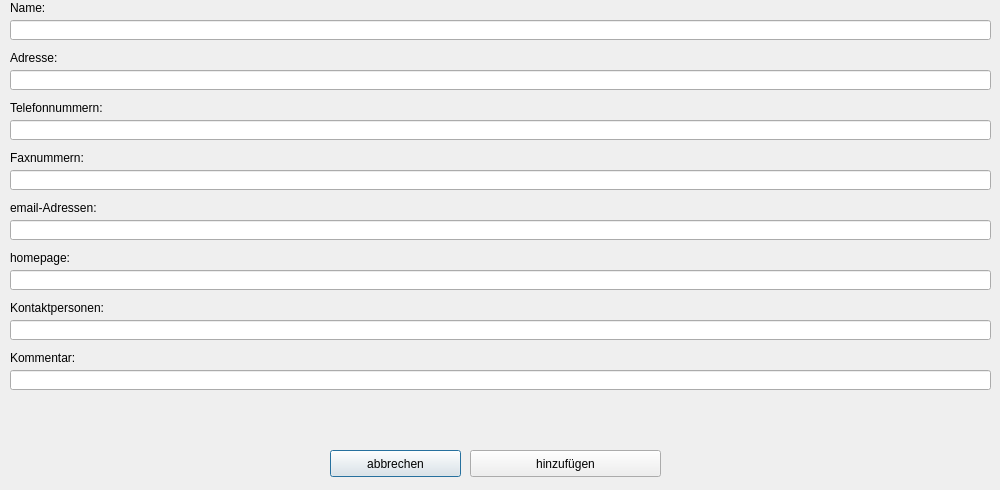
<?xml version="1.0" encoding="UTF-8"?>
<ui version="4.0">
 <class>CInputDialogMaker</class>
 <widget class="QDialog" name="CInputDialogMaker">
  <property name="geometry">
   <rect>
    <x>0</x>
    <y>0</y>
    <width>1000</width>
    <height>490</height>
   </rect>
  </property>
  <property name="windowTitle">
   <string>Dialog</string>
  </property>
  <property name="windowIcon">
   <iconset>
    <normaloff>res/icon.ico</normaloff>res/icon.ico</iconset>
  </property>
  <widget class="QLineEdit" name="lineEditAdress">
   <property name="geometry">
    <rect>
     <x>10</x>
     <y>70</y>
     <width>981</width>
     <height>20</height>
    </rect>
   </property>
   <property name="maxLength">
    <number>200</number>
   </property>
  </widget>
  <widget class="QLineEdit" name="lineEditHomepage">
   <property name="geometry">
    <rect>
     <x>10</x>
     <y>270</y>
     <width>981</width>
     <height>20</height>
    </rect>
   </property>
   <property name="maxLength">
    <number>200</number>
   </property>
  </widget>
  <widget class="QLabel" name="label_4">
   <property name="geometry">
    <rect>
     <x>10</x>
     <y>150</y>
     <width>151</width>
     <height>16</height>
    </rect>
   </property>
   <property name="text">
    <string>Faxnummern:</string>
   </property>
  </widget>
  <widget class="QLabel" name="label_7">
   <property name="geometry">
    <rect>
     <x>10</x>
     <y>300</y>
     <width>161</width>
     <height>16</height>
    </rect>
   </property>
   <property name="text">
    <string>Kontaktpersonen:</string>
   </property>
  </widget>
  <widget class="QLineEdit" name="lineEditEmail">
   <property name="geometry">
    <rect>
     <x>10</x>
     <y>220</y>
     <width>981</width>
     <height>20</height>
    </rect>
   </property>
   <property name="maxLength">
    <number>200</number>
   </property>
  </widget>
  <widget class="QLineEdit" name="lineEditCallnumbers">
   <property name="geometry">
    <rect>
     <x>10</x>
     <y>120</y>
     <width>981</width>
     <height>20</height>
    </rect>
   </property>
   <property name="maxLength">
    <number>200</number>
   </property>
  </widget>
  <widget class="QLineEdit" name="lineEditContect">
   <property name="geometry">
    <rect>
     <x>10</x>
     <y>320</y>
     <width>981</width>
     <height>20</height>
    </rect>
   </property>
   <property name="maxLength">
    <number>200</number>
   </property>
  </widget>
  <widget class="QLabel" name="label_8">
   <property name="geometry">
    <rect>
     <x>10</x>
     <y>350</y>
     <width>151</width>
     <height>16</height>
    </rect>
   </property>
   <property name="text">
    <string>Kommentar:</string>
   </property>
  </widget>
  <widget class="QLineEdit" name="lineEditName">
   <property name="geometry">
    <rect>
     <x>10</x>
     <y>20</y>
     <width>981</width>
     <height>20</height>
    </rect>
   </property>
   <property name="maxLength">
    <number>200</number>
   </property>
  </widget>
  <widget class="QLineEdit" name="lineEditFaxnumbers">
   <property name="geometry">
    <rect>
     <x>10</x>
     <y>170</y>
     <width>981</width>
     <height>20</height>
    </rect>
   </property>
   <property name="maxLength">
    <number>200</number>
   </property>
  </widget>
  <widget class="QLabel" name="label">
   <property name="geometry">
    <rect>
     <x>10</x>
     <y>0</y>
     <width>91</width>
     <height>16</height>
    </rect>
   </property>
   <property name="text">
    <string>Name:</string>
   </property>
  </widget>
  <widget class="QLabel" name="label_5">
   <property name="geometry">
    <rect>
     <x>10</x>
     <y>200</y>
     <width>131</width>
     <height>16</height>
    </rect>
   </property>
   <property name="text">
    <string>email-Adressen:</string>
   </property>
  </widget>
  <widget class="QLabel" name="label_2">
   <property name="geometry">
    <rect>
     <x>10</x>
     <y>50</y>
     <width>91</width>
     <height>16</height>
    </rect>
   </property>
   <property name="text">
    <string>Adresse:</string>
   </property>
  </widget>
  <widget class="QLineEdit" name="lineEditComment">
   <property name="geometry">
    <rect>
     <x>10</x>
     <y>370</y>
     <width>981</width>
     <height>20</height>
    </rect>
   </property>
   <property name="maxLength">
    <number>200</number>
   </property>
  </widget>
  <widget class="QLabel" name="labelNameError">
   <property name="geometry">
    <rect>
     <x>10</x>
     <y>410</y>
     <width>981</width>
     <height>16</height>
    </rect>
   </property>
   <property name="palette">
    <palette>
     <active>
      <colorrole role="WindowText">
       <brush brushstyle="SolidPattern">
        <color alpha="255">
         <red>170</red>
         <green>0</green>
         <blue>0</blue>
        </color>
       </brush>
      </colorrole>
      <colorrole role="Text">
       <brush brushstyle="SolidPattern">
        <color alpha="255">
         <red>170</red>
         <green>0</green>
         <blue>0</blue>
        </color>
       </brush>
      </colorrole>
     </active>
     <inactive>
      <colorrole role="WindowText">
       <brush brushstyle="SolidPattern">
        <color alpha="255">
         <red>170</red>
         <green>0</green>
         <blue>0</blue>
        </color>
       </brush>
      </colorrole>
      <colorrole role="Text">
       <brush brushstyle="SolidPattern">
        <color alpha="255">
         <red>170</red>
         <green>0</green>
         <blue>0</blue>
        </color>
       </brush>
      </colorrole>
     </inactive>
     <disabled>
      <colorrole role="WindowText">
       <brush brushstyle="SolidPattern">
        <color alpha="255">
         <red>118</red>
         <green>116</green>
         <blue>108</blue>
        </color>
       </brush>
      </colorrole>
      <colorrole role="Text">
       <brush brushstyle="SolidPattern">
        <color alpha="255">
         <red>118</red>
         <green>116</green>
         <blue>108</blue>
        </color>
       </brush>
      </colorrole>
     </disabled>
    </palette>
   </property>
   <property name="font">
    <font>
     <weight>75</weight>
     <bold>true</bold>
    </font>
   </property>
   <property name="text">
    <string/>
   </property>
   <property name="alignment">
    <set>Qt::AlignCenter</set>
   </property>
  </widget>
  <widget class="QLabel" name="label_3">
   <property name="geometry">
    <rect>
     <x>10</x>
     <y>100</y>
     <width>121</width>
     <height>16</height>
    </rect>
   </property>
   <property name="text">
    <string>Telefonnummern:</string>
   </property>
  </widget>
  <widget class="QLabel" name="label_6">
   <property name="geometry">
    <rect>
     <x>10</x>
     <y>250</y>
     <width>121</width>
     <height>16</height>
    </rect>
   </property>
   <property name="text">
    <string>homepage:</string>
   </property>
  </widget>
  <widget class="QPushButton" name="pushButtonCancel">
   <property name="geometry">
    <rect>
     <x>330</x>
     <y>450</y>
     <width>131</width>
     <height>27</height>
    </rect>
   </property>
   <property name="text">
    <string>abbrechen</string>
   </property>
  </widget>
  <widget class="QPushButton" name="pushButtonOk">
   <property name="geometry">
    <rect>
     <x>470</x>
     <y>450</y>
     <width>191</width>
     <height>27</height>
    </rect>
   </property>
   <property name="text">
    <string>hinzufügen</string>
   </property>
  </widget>
 </widget>
 <tabstops>
  <tabstop>lineEditName</tabstop>
  <tabstop>lineEditAdress</tabstop>
  <tabstop>lineEditCallnumbers</tabstop>
  <tabstop>lineEditFaxnumbers</tabstop>
  <tabstop>lineEditEmail</tabstop>
  <tabstop>lineEditHomepage</tabstop>
  <tabstop>lineEditContect</tabstop>
  <tabstop>lineEditComment</tabstop>
 </tabstops>
 <resources/>
 <connections/>
</ui>
